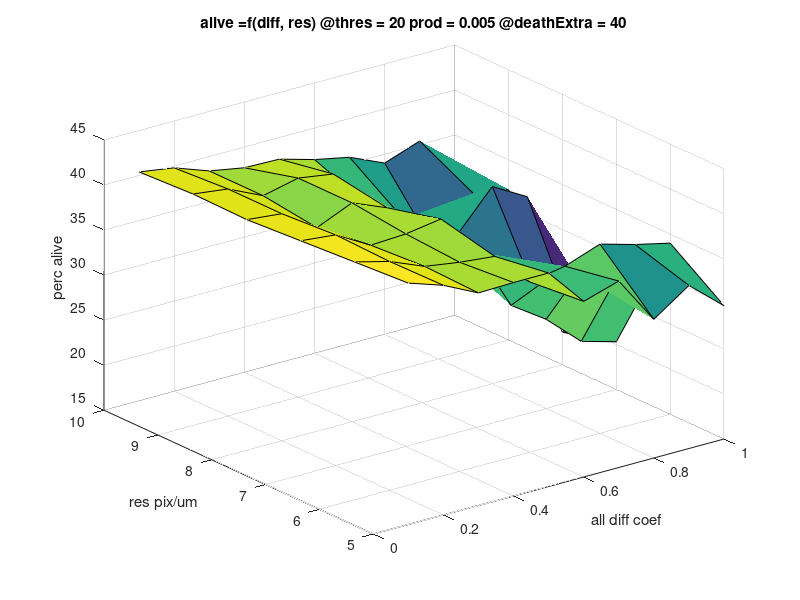

Recreate this plot in MATLAB.
z = [
   41.80%
41.40%
41.00%
40.60%
40.70%
40.40%
40.50%
40.40%
40.60%
40.20%
40.20%
39.80%
38.60%
38.80%
38.40%
37.60%
38.40%
38.40%
38.70%
38.20%
38.60%
39.30%
39.30%
37.70%
38.70%
37.80%
39.20%
37.70%
38.70%
37.60%
34.50%
33.90%
34.50%
34.50%
34.10%
36.50%
35.70%
34.60%
27.50%
32.60%
31.60%
35.70%
30.40%
36.00%
24.90%
36.90%
26.50%
34.00%
33.10%
34.90%
21.40%
34.70%
32.30%
35.40%
29.80%
34.00%
20.30%
18.60%
31.70%
22.20% 
];

xdimsize = 10;
ydimsize = 6;

x = linspace(0.1, 1,xdimsize);
y = linspace(5, 10, ydimsize);
[X,Y]=meshgrid(x,y);
Z = reshape(z, [ydimsize xdimsize]);
figure; surf(X, Y , Z);
xlabel('all diff coef'); ylabel('res pix/um'); zlabel('perc alive');
title('alive =f(diff, res) @thres = 20 prod = 0.005 @deathExtra = 40');